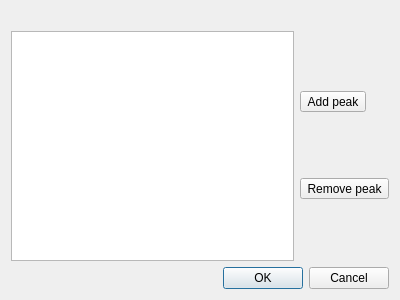
<?xml version="1.0" encoding="UTF-8"?>
<ui version="4.0">
 <class>Dialog</class>
 <widget class="QDialog" name="Dialog">
  <property name="geometry">
   <rect>
    <x>0</x>
    <y>0</y>
    <width>400</width>
    <height>300</height>
   </rect>
  </property>
  <property name="windowTitle">
   <string>Dialog</string>
  </property>
  <layout class="QVBoxLayout" name="verticalLayout_2">
   <item>
    <widget class="QLabel" name="label">
     <property name="text">
      <string/>
     </property>
    </widget>
   </item>
   <item>
    <layout class="QHBoxLayout" name="horizontalLayout">
     <item>
      <widget class="QTreeView" name="treeView"/>
     </item>
     <item>
      <layout class="QVBoxLayout" name="verticalLayout">
       <item>
        <widget class="QToolButton" name="addPeakToolButton">
         <property name="text">
          <string>Add peak</string>
         </property>
         <property name="icon">
          <iconset theme="list-add"/>
         </property>
        </widget>
       </item>
       <item>
        <widget class="QToolButton" name="removePeakToolButton">
         <property name="text">
          <string>Remove peak</string>
         </property>
         <property name="icon">
          <iconset theme="list-remove"/>
         </property>
        </widget>
       </item>
      </layout>
     </item>
    </layout>
   </item>
   <item>
    <widget class="QDialogButtonBox" name="buttonBox">
     <property name="orientation">
      <enum>Qt::Horizontal</enum>
     </property>
     <property name="standardButtons">
      <set>QDialogButtonBox::Cancel|QDialogButtonBox::Ok</set>
     </property>
    </widget>
   </item>
  </layout>
 </widget>
 <resources/>
 <connections>
  <connection>
   <sender>buttonBox</sender>
   <signal>accepted()</signal>
   <receiver>Dialog</receiver>
   <slot>accept()</slot>
   <hints>
    <hint type="sourcelabel">
     <x>248</x>
     <y>254</y>
    </hint>
    <hint type="destinationlabel">
     <x>157</x>
     <y>274</y>
    </hint>
   </hints>
  </connection>
  <connection>
   <sender>buttonBox</sender>
   <signal>rejected()</signal>
   <receiver>Dialog</receiver>
   <slot>reject()</slot>
   <hints>
    <hint type="sourcelabel">
     <x>316</x>
     <y>260</y>
    </hint>
    <hint type="destinationlabel">
     <x>286</x>
     <y>274</y>
    </hint>
   </hints>
  </connection>
 </connections>
</ui>
